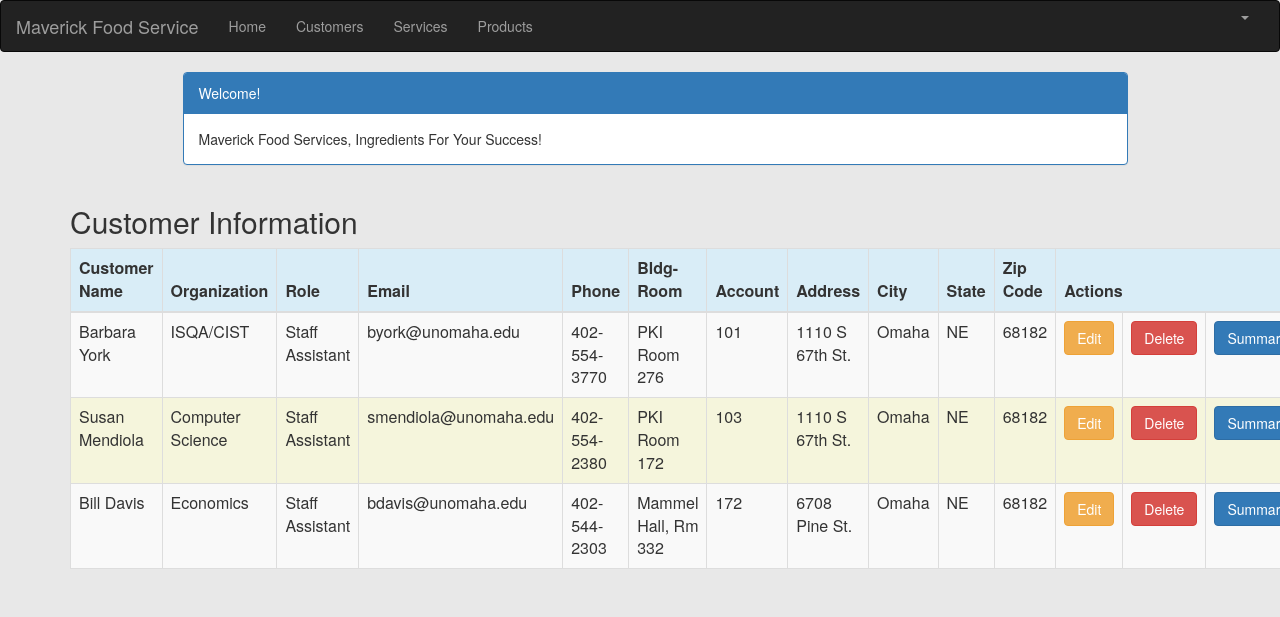
/customer_list (signed in), run on the app's committed database.
### crm/models.py (models this page shows, shortened)
class Customer(models.Model):
	cust_name = models.CharField(max_length=50)
	organization = models.CharField(max_length=100, blank=True)
	role = models.CharField(max_length=100)
	email = models.EmailField(max_length=100)
	bldgroom = models.CharField(max_length=100)
	address = models.CharField(max_length=100)
	account_number = models.IntegerField(blank=False, null=False)
	city = models.CharField(max_length=50)
	state = models.CharField(max_length=50)
	zipcode = models.CharField(max_length=10)
	phone_number = models.CharField(max_length=50)
	created_date = models.DateTimeField(default=timezone.now)
	updated_date = models.DateTimeField(auto_now_add=True)

### crm/views.py (the view)
# urls.py: path('customer_list',views.customer_list,name='customer_list'),
@login_required
def customer_list(request):
	customer = Customer.objects.filter(created_date__lte=timezone.now())
	return render(request, 'crm/customer_list.html',{'customers':customer})

### crm/templates/crm/customer_list.html (shortened to what this page needs)
{% extends 'crm/base.html' %}
{% block content %}
<html>
<head>
	<link rel="stylesheet" href="https://maxcdn.bootstrapcdn.com/bootstrap/3.3.4/css/bootstrap.min.css">
</head>
<body>
	<div class="container">
		<div class="row">
			<div class="col-md-10 col-md-offset-1">
				<div class="panel panel-primary">
					<div class="panel-heading">Welcome!</div>
					<div class="panel-body">
						Maverick Food Services, Ingredients For Your Success!
					</div>
				</div>
			</div>
		</div>
	</div>
	<div class="row">
		<h2 style="padding-left: 15px">Customer Information</h2>
	</div>
	<div>
		<table class="table table-striped table-bordered table-hover" style="background-color: beige">
			<thead>
				<tr class="bg-info">
					<th>Customer Name</th>
					<th>Organization</th>
					<th>Role</th>
					<th>Email</th>
					<th>Phone</th>
					<th>Bldg-Room</th>
					<th>Account</th>
					<th>Address</th>
					<th>City</th>
					<th>State</th>
					<th>Zip Code</th>
					<th colspan="3">Actions</th>
				</tr>
			</thead>
			<tbody>
		{% for customer in customers %}
				<tr>
					<td>{{ customer.cust_name }}</td>
					<td>{{ customer.organization }}</td>
					<td>{{ customer.role }}</td>
					<td>{{ customer.email }}</td>
					<td>{{ customer.phone_number }}</td>
					<td>{{ customer.bldgroom }}</td>
					<td>{{ customer.account_number }}</td>
					<td>{{ customer.address }}</td>
					<td>{{ customer.city }}</td>
					<td>{{ customer.state }}</td>
					<td>{{ customer.zipcode }}</td>
					<td><a href="{% url 'crm:customer_edit' pk=customer.pk %}" class="btn btn-warning">Edit</a></td>
					<td><a href="{% url 'crm:customer_delete' pk=customer.pk %}" onclick="return confirm('Are you sure you want to delete?')" class="btn btn-danger">Delete</a></td>
					<td><a href="{% url 'crm:summary' pk=customer.pk %}" class="btn btn-primary">Summary</a></td>
				</tr>
		{% endfor %}
			</tbody>
		</table>
	</div>
</body>
</html>
{% endblock %}

### crm/templates/crm/customer_list.html (style rules this page uses)
body { background-color: #e8e8e8; }

### data on the page
Customer: cust_name "Barbara York", organization "ISQA/CIST", role "Staff Assistant", email "byork@unomaha.edu", phone_number "402-554-3770", bldgroom "PKI Room 276", account_number "101", address "1110 S 67th St.", city "Omaha", state "NE", zipcode "68182"
Customer: cust_name "Susan Mendiola", organization "Computer Science", role "Staff Assistant", email "smendiola@unomaha.edu", phone_number "402-554-2380", bldgroom "PKI Room 172", account_number "103", address "1110 S 67th St.", city "Omaha", state "NE", zipcode "68182"
Customer: cust_name "Bill Davis", organization "Economics", role "Staff Assistant", email "bdavis@unomaha.edu", phone_number "402-544-2303", bldgroom "Mammel Hall, Rm 332", account_number "172", address "6708 Pine St.", city "Omaha", state "NE", zipcode "68182"
